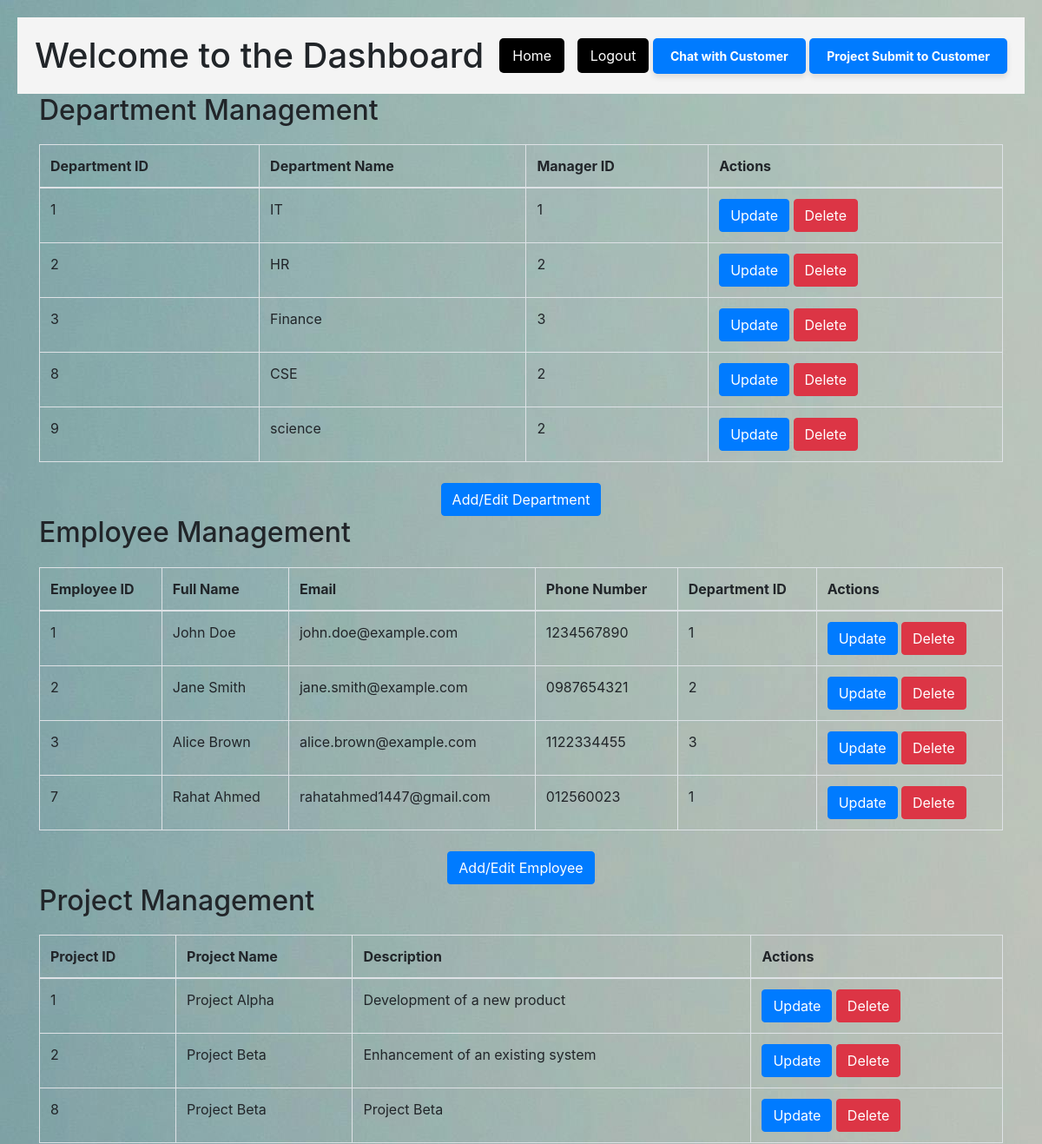
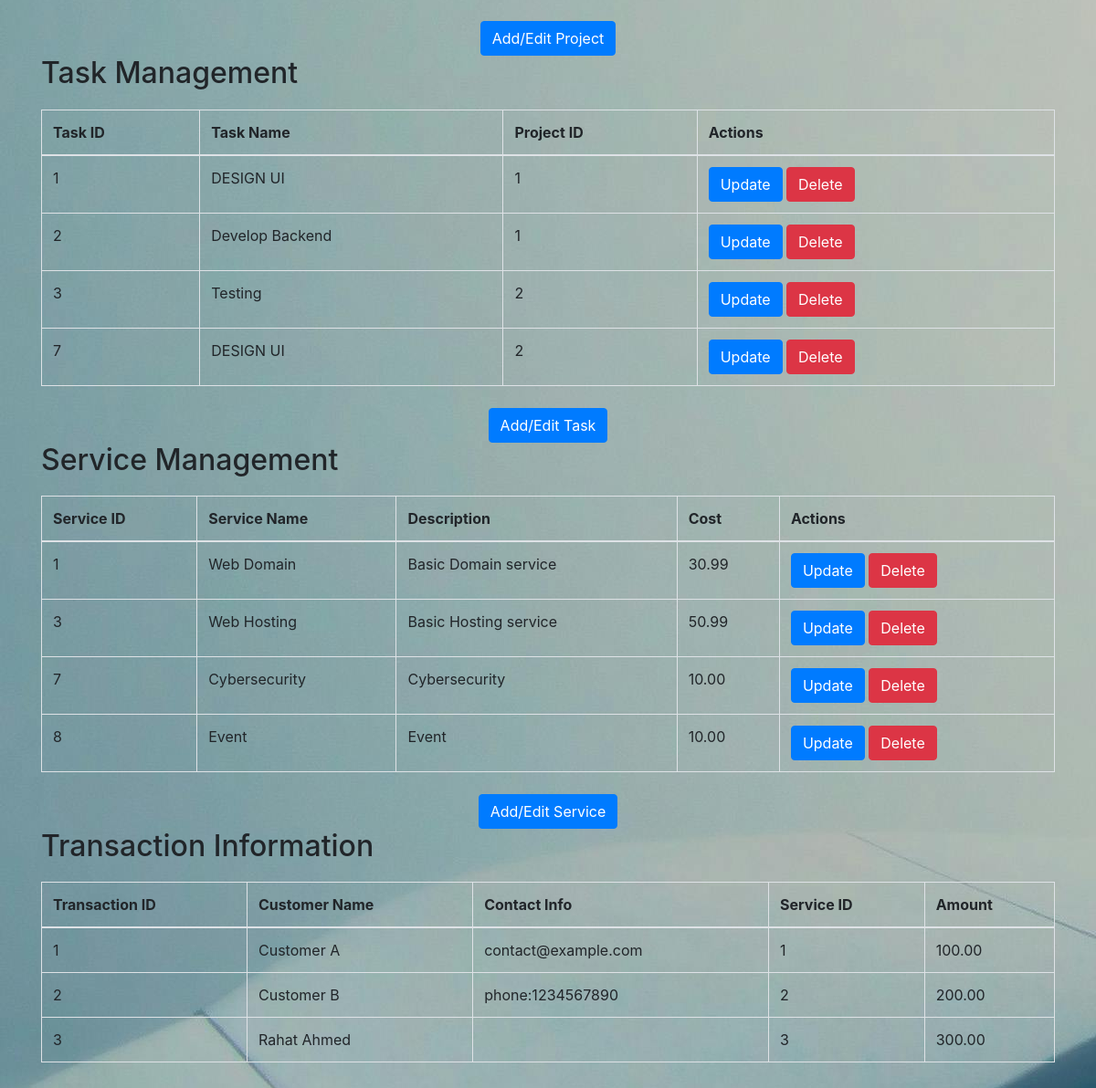
Page /depts.php on the committed database (2 pictures, top to bottom).
### tables this page shows
CREATE TABLE `departments` (
  `department_id` int(11) NOT NULL,
  `department_name` varchar(255) NOT NULL,
  `manager_id` int(11) DEFAULT NULL
);

CREATE TABLE `employees` (
  `employee_id` int(11) NOT NULL,
  `full_name` varchar(255) NOT NULL,
  `email` varchar(150) NOT NULL,
  `phone_number` varchar(15) DEFAULT NULL,
  `department_id` int(11) DEFAULT NULL
);

CREATE TABLE `projects` (
  `project_id` int(11) NOT NULL,
  `project_name` varchar(255) NOT NULL,
  `description` text DEFAULT NULL
);

CREATE TABLE `tasks` (
  `task_id` int(11) NOT NULL,
  `task_name` varchar(255) NOT NULL,
  `project_id` int(11) DEFAULT NULL
);

CREATE TABLE `services` (
  `service_id` int(11) NOT NULL,
  `service_name` varchar(255) NOT NULL,
  `description` text DEFAULT NULL,
  `cost` decimal(10,2) DEFAULT NULL,
  `department_id` int(11) DEFAULT NULL
);

CREATE TABLE `transactions1` (
  `transaction_id` int(11) NOT NULL,
  `customer_id` int(11) NOT NULL,
  `customer_name` varchar(255) NOT NULL,
  `contact_info` text DEFAULT NULL,
  `service_id` int(11) NOT NULL,
  `amount` decimal(10,2) NOT NULL,
  `transaction_date` timestamp NOT NULL DEFAULT current_timestamp()
);

### depts.php (the view, shortened to what this page needs)
<?php
$servername = "localhost";
$username = "root";
$password = "";
$dbname = "projmr1";
$conn = new mysqli($servername, $username, $password, $dbname);
$departments_query = "SELECT * FROM departments";
$departments_result = mysqli_query($conn, $departments_query);
$employees_query = "SELECT * FROM employees";
$employees_result = mysqli_query($conn, $employees_query);
$projects_query = "SELECT * FROM projects";
$projects_result = mysqli_query($conn, $projects_query);
$tasks_query = "SELECT * FROM tasks";
$tasks_result = mysqli_query($conn, $tasks_query);
$services_query = "SELECT * FROM services";
$services_result = mysqli_query($conn, $services_query);
?>
<!DOCTYPE html>
<html lang="en">
<head>
    <link href="https://stackpath.bootstrapcdn.com/bootstrap/4.5.2/css/bootstrap.min.css" rel="stylesheet">
</head>
<body>
<header style="display: flex; justify-content: space-between; align-items: center; padding: 20px; background-color: #f4f4f4;">
        <h1 style="margin: 0;">Welcome to the Dashboard</h1>
        <div>
            <a href="index.php" style="padding: 10px 15px; margin-right: 10px; text-decoration: none; color: #fff; background-color:rgb(0, 0, 0); border-radius: 5px;">Home</a>
            <a href="logout.php" style="padding: 10px 15px; text-decoration: none; color: #fff; background-color:rgb(0, 0, 0); border-radius: 5px;">Logout</a>
            <a href="admin_messages.php?customer_id=2"
   style="display: inline-block; background-color: #007BFF; color: white; text-decoration: none;
          padding: 10px 20px; border-radius: 5px; font-size: 14px; font-weight: bold;
          box-shadow: 0 4px 6px rgba(0, 0, 0, 0.1); transition: background-color 0.3s ease;">
    Chat with Customer
</a>
<a href="admin_upload_document.php?customer_id=2"
   style="display: inline-block; background-color: #007BFF; color: white; text-decoration: none;
          padding: 10px 20px; border-radius: 5px; font-size: 14px; font-weight: bold;
          box-shadow: 0 4px 6px rgba(0, 0, 0, 0.1); transition: background-color 0.3s ease;">
    Project Submit to Customer
</a>
        </div>
    </header>
    <div class="container">
        <h2>Department Management</h2>
        <table class="table table-bordered">
            <thead>
                <tr>
                    <th>Department ID</th>
                    <th>Department Name</th>
                    <th>Manager ID</th>
                    <th>Actions</th>
                </tr>
            </thead>
            <tbody>
                <?php while ($row = mysqli_fetch_assoc($departments_result)) { ?>
                    <tr>
                        <td><?php echo $row['department_id']; ?></td>
                        <td><?php echo $row['department_name']; ?></td>
                        <td><?php echo $row['manager_id']; ?></td>
                        <td>
                            <button class="btn btn-primary" data-toggle="modal" data-target="#updateDepartmentModal<?php echo $row['department_id']; ?>">Update</button>
                            <form action="" method="POST" style="display:inline;">
                                <button type="submit" name="delete_department" class="btn btn-danger" onclick="return confirm('Are you sure you want to delete this department?');">Delete</button>
                            </form>
                        </td>
                    </tr>
                <?php } ?>
            </tbody>
        </table>
<div class="text-center mt-4">
    <a class="btn btn-primary" href="insert_department.php">Add/Edit Department</a>
</div>
        <h2>Employee Management</h2>
        <table class="table table-bordered">
            <thead>
                <tr>
                    <th>Employee ID</th>
                    <th>Full Name</th>
                    <th>Email</th>
                    <th>Phone Number</th>
                    <th>Department ID</th>
                    <th>Actions</th>
                </tr>
            </thead>
            <tbody>
                <?php while ($row = mysqli_fetch_assoc($employees_result)) { ?>
                    <tr>
                        <td><?php echo $row['employee_id']; ?></td>
                        <td><?php echo $row['full_name']; ?></td>
                        <td><?php echo $row['email']; ?></td>
                        <td><?php echo $row['phone_number']; ?></td>
                        <td><?php echo $row['department_id']; ?></td>
                        <td>
                            <button class="btn btn-primary" data-toggle="modal" data-target="#updateEmployeeModal<?php echo $row['employee_id']; ?>">Update</button>
                            <form action="" method="POST" style="display:inline;">
                                <button type="submit" name="delete_employee" class="btn btn-danger" onclick="return confirm('Are you sure you want to delete this employee?');">Delete</button>
                            </form>
                        </td>
                    </tr>
                <?php } ?>
            </tbody>
        </table>
<div class="text-center mt-4">
    <a class="btn btn-primary" href="insert_employee.php">Add/Edit Employee</a>
</div>
        <h2>Project Management</h2>
        <table class="table table-bordered">
            <thead>
                <tr>
                    <th>Project ID</th>
                    <th>Project Name</th>
                    <th>Description</th>
                    <th>Actions</th>
                </tr>
            </thead>
            <tbody>
                <?php while ($row = mysqli_fetch_assoc($projects_result)) { ?>
                    <tr>
                        <td><?php echo $row['project_id']; ?></td>
                        <td><?php echo $row['project_name']; ?></td>
                        <td><?php echo $row['description']; ?></td>
                        <td>
                            <button class="btn btn-primary" data-toggle="modal" data-target="#updateProjectModal<?php echo $row['project_id']; ?>">Update</button>
                            <form action="" method="POST" style="display:inline;">
                                <button type="submit" name="delete_project" class="btn btn-danger" onclick="return confirm('Are you sure you want to delete this project?');">Delete</button>
                            </form>
                        </td>
                    </tr>
                <?php } ?>
            </tbody>
        </table>
<div class="text-center mt-4">
    <a class="btn btn-primary" href="insert_project.php">Add/Edit Project</a>
</div>
        <h2>Task Management</h2>
        <table class="table table-bordered">
            <thead>
                <tr>
                    <th>Task ID</th>
                    <th>Task Name</th>
                    <th>Project ID</th>
                    <th>Actions</th>
                </tr>
            </thead>
            <tbody>
                <?php while ($row = mysqli_fetch_assoc($tasks_result)) { ?>
                    <tr>
                        <td><?php echo $row['task_id']; ?></td>
                        <td><?php echo $row['task_name']; ?></td>
                        <td><?php echo $row['project_id']; ?></td>
                        <td>
                            <button class="btn btn-primary" data-toggle="modal" data-target="#updateTaskModal<?php echo $row['task_id']; ?>">Update</button>
                            <form action="" method="POST" style="display:inline;">
                                <button type="submit" name="delete_task" class="btn btn-danger" onclick="return confirm('Are you sure you want to delete this task?');">Delete</button>
                            </form>
                        </td>
                    </tr>
                <?php } ?>
            </tbody>
        </table>
<div class="text-center mt-4">
    <a class="btn btn-primary" href="insert_task.php">Add/Edit Task</a>
</div>
        <h2>Service Management</h2>
        <table class="table table-bordered">
            <thead>
                <tr>
                    <th>Service ID</th>
                    <th>Service Name</th>
                    <th>Description</th>
                    <th>Cost</th>
                    <th>Actions</th>
                </tr>
            </thead>
            <tbody>
                <?php while ($row = mysqli_fetch_assoc($services_result)) { ?>
                    <tr>
                        <td><?php echo $row['service_id']; ?></td>
                        <td><?php echo $row['service_name']; ?></td>
                        <td><?php echo $row['description']; ?></td>
                        <td><?php echo $row['cost']; ?></td>
                        <td>
                            <button class="btn btn-primary" data-toggle="modal" data-target="#updateServiceModal<?php echo $row['service_id']; ?>">Update</button>
                            <form action="" method="POST" style="display:inline;">
                                <button type="submit" name="delete_service" class="btn btn-danger" onclick="return confirm('Are you sure you want to delete this service?');">Delete</button>
                            </form>
                        </td>
                    </tr>
                <?php } ?>
            </tbody>
        </table>
<div class="text-center mt-4">
    <a class="btn btn-primary" href="insert_service.php">Add/Edit Service</a>
</div>
        <h2>Transaction Information</h2>
<table class="table table-bordered">
    <thead>
        <tr>
            <th>Transaction ID</th>
            <th>Customer Name</th>
            <th>Contact Info</th>
            <th>Service ID</th>
            <th>Amount</th>
        </tr>
    </thead>
    <tbody>
        <?php
        $transaction_query = "SELECT * FROM transactions1";
        $transactions_result = mysqli_query($conn, $transaction_query);
        while ($row = mysqli_fetch_assoc($transactions_result)) { ?>
            <tr>
                <td><?php echo $row['transaction_id']; ?></td>
                <td><?php echo $row['customer_name']; ?></td>
                <td><?php echo $row['contact_info']; ?></td>
                <td><?php echo $row['service_id']; ?></td>
                <td><?php echo $row['amount']; ?></td>
            </tr>
        <?php } ?>
    </tbody>
</table>
    </div>
</body>
</html>

### depts.php (style rules this page uses)
body { background-image: url(pexels-jplenio-1103970.jpg); padding: 20px; }
table { margin-top: 20px; }

### rows in the picture
departments: department_id "1", department_name "IT", manager "1"
departments: department_id "2", department_name "HR", manager "2"
departments: department_id "3", department_name "Finance", manager "3"
departments: department_id "8", department_name "CSE", manager "2"
departments: department_id "9", department_name "science", manager "2"
employees: employee_id "1", full_name "John Doe", email "john.doe@example.com", phone_number "1234567890", department "1"
employees: employee_id "2", full_name "Jane Smith", email "jane.smith@example.com", phone_number "0987654321", department "2"
employees: employee_id "3", full_name "Alice Brown", email "alice.brown@example.com", phone_number "1122334455", department "3"
employees: employee_id "7", full_name "Rahat Ahmed", email "rahatahmed1447@gmail.com", phone_number "012560023", department "1"
projects: project_id "1", project_name "Project Alpha", description "Development of a new product"
projects: project_id "2", project_name "Project Beta", description "Enhancement of an existing system"
projects: project_id "8", project_name "Project Beta", description "Project Beta"
tasks: task_id "1", task_name "DESIGN UI", project "1"
tasks: task_id "2", task_name "Develop Backend", project "1"
tasks: task_id "3", task_name "Testing", project "2"
tasks: task_id "7", task_name "DESIGN UI", project "2"
services: service_id "1", service_name "Web Domain", description "Basic Domain service", cost "30.99"
services: service_id "3", service_name "Web Hosting", description "Basic Hosting service", cost "50.99"
services: service_id "7", service_name "Cybersecurity", description "Cybersecurity", cost "10.00"
services: service_id "8", service_name "Event", description "Event", cost "10.00"
transactions1: transaction_id "1", customer_name "Customer A", contact_info "contact@example.com", service "1", amount "100.00"
transactions1: transaction_id "2", customer_name "Customer B", contact_info "phone:1234567890", service "2", amount "200.00"
transactions1: transaction_id "3", customer_name "Rahat Ahmed", service "3", amount "300.00"
